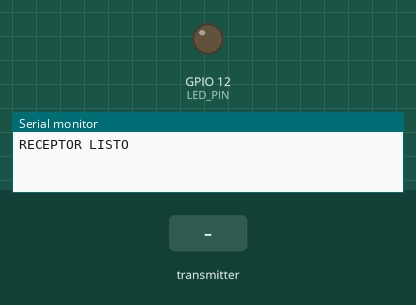
This sketch was run on a simulated ESP32. Shown: output pins drawn as LEDs (lit = HIGH), the last lines printed to the serial monitor. Inputs (shaded band) come from the test bench.

Above: at 1.2 s.
1.3 s: the transmitter starts sending texto = 1
At 2.4 s:
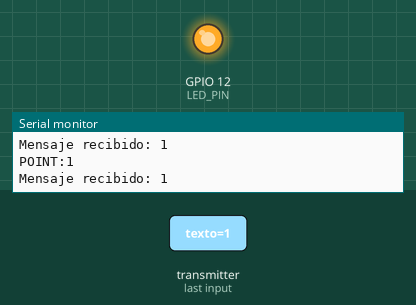
3.3 s: the transmitter starts sending texto = 3
6.3 s: the transmitter starts sending texto = 4
Timing chart, 0 to 15.9 s (numbered marks = the images above; inputs shaded):
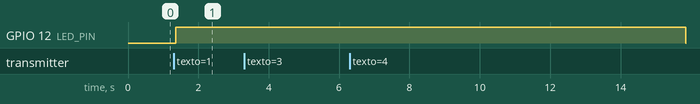

Measured:
- after the input at 1.3 s, GPIO 12 (LED_PIN): LOW → HIGH after 0.05 s

The sketch:

receptor_esp-now.ino
```cpp
#include <esp_now.h>
#include <WiFi.h>

#define LED_PIN 12

typedef struct Mensaje {
  char texto[32];
} Mensaje;

Mensaje datoRecibido;

// Esta función se ejecuta automáticamente al recibir un mensaje
void onRecibir(const esp_now_recv_info_t *info, const uint8_t *data, int len) {
  memcpy(&datoRecibido, data, sizeof(datoRecibido));

  //Solo informacion de recepcion
  Serial.print("Mensaje recibido: ");
  Serial.println(datoRecibido.texto);

  digitalWrite(LED_PIN, HIGH);
  delay(500);
  digitalWrite(LED_PIN, LOW);

  //LOGICA DEL MARCADOR
  /*
  switch(datoRecibido.texto)
  {
  case "1":
    Serial.println("POINT:1");
    break;

  case "2":
    Serial.println("POINT:2");
    break;

  case "3":
    Serial.println("UNDO");
    break;

  case "4":
    Serial.println("RESET");
    break;

  case "5":
    Serial.println("TEST");
    break;

  default:
    Serial.println("UNKNOWN");
    break;
  }
  */
   if (strcmp(datoRecibido.texto, "1") == 0) {
    Serial.println("POINT:1");
  } else if (strcmp(datoRecibido.texto, "2") == 0) {
    Serial.println("POINT:2");
  } else if (strcmp(datoRecibido.texto, "3") == 0) {
    Serial.println("UNDO");
  } else if (strcmp(datoRecibido.texto, "4") == 0) {
    Serial.println("RESET");
  } else if (strcmp(datoRecibido.texto, "5") == 0) {
    Serial.println("TEST");
  } else {
    Serial.println("UNKNOWN");
  }
}

void setup() {
  Serial.begin(115200);
  pinMode(LED_PIN, OUTPUT);

  WiFi.mode(WIFI_STA);

  if (esp_now_init() != ESP_OK) {
    Serial.println("Error iniciando ESP-NOW");
    return;
  }

  esp_now_register_recv_cb(onRecibir);
  Serial.println("RECEPTOR LISTO");
}

void loop() {
  // No necesita hacer nada aquí, todo pasa en onRecibir()
}
```
